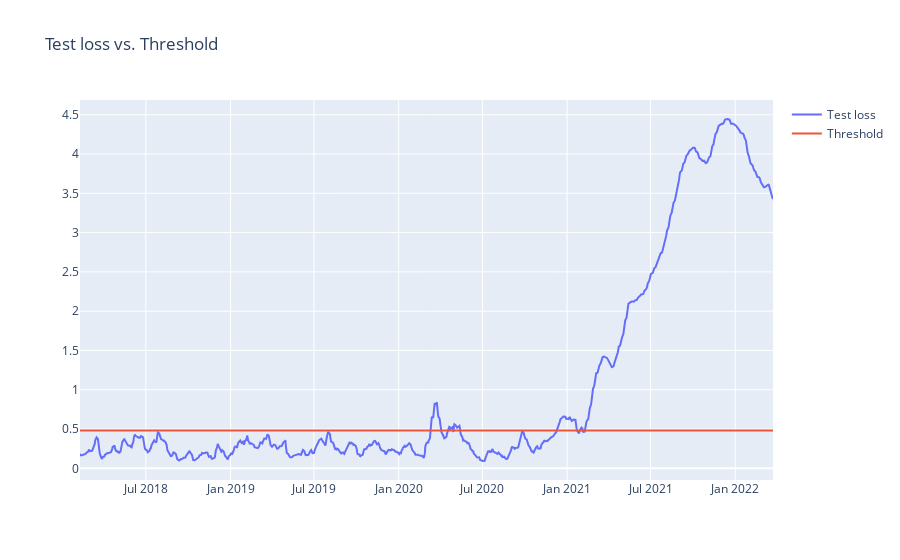

The cell this chart's notebook holds for it:
### Code cell
fig = go.Figure()
fig.add_trace(go.Scatter(x=anomaly_df['Date'], y=anomaly_df['loss'], name='Test loss'))
fig.add_trace(go.Scatter(x=anomaly_df['Date'], y=anomaly_df['threshold'], name='Threshold'))
fig.update_layout(showlegend=True, title='Test loss vs. Threshold')
fig.show()

### Figure 1 — Plotly figure (JSON) as saved in the notebook; plotly's stock layout.template omitted (floating-point values rounded to 4 significant figures; data arrays with more than 128 entries replaced by an {"elided": "..."} marker saying what was removed)
{"data": [{"name": "Test loss", "type": "scatter", "x": {"elided": "1039 str values"}, "y": {"elided": "1039 float values"}}, {"name": "Threshold", "type": "scatter", "x": {"elided": "1039 str values"}, "y": {"elided": "1039 float values"}}], "layout": {"showlegend": true, "title": {"text": "Test loss vs. Threshold"}}}
